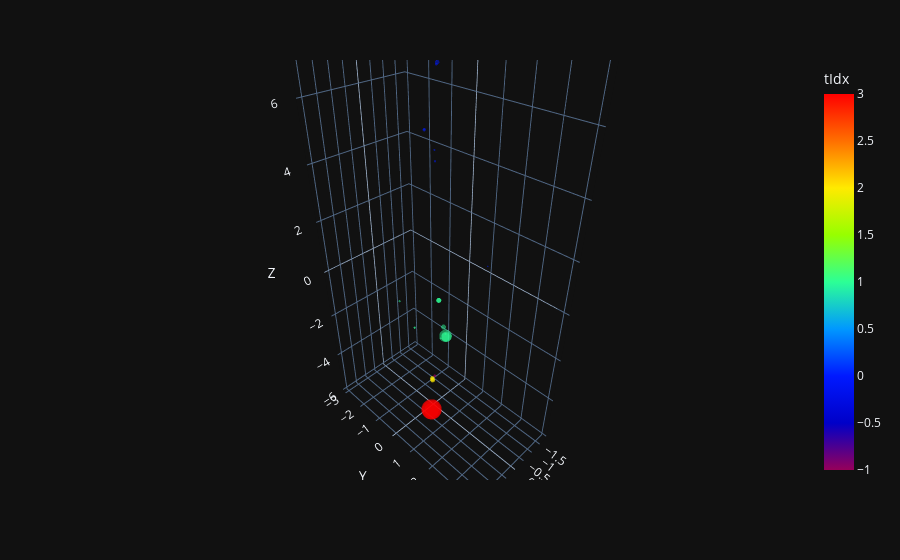

Notebook source saved alongside this figure:
### Code cell
plot_result(result_parton_level, "/work/gkrzmanc/jetclustering/results/train/Eval_no_pid_eval_1_2025_03_05_14_41_16")

### Figure 1 — Plotly figure (JSON) as saved in the notebook; plotly's stock layout.template omitted (floating-point values rounded to 4 significant figures)
{"data": [{"hovertemplate": "X=%{x}<br>Y=%{y}<br>Z=%{z}<br>pt=%{marker.size}<br>tIdx=%{marker.color}<extra></extra>", "legendgroup": "", "marker": {"color": [0.0, 0.0, -1.0, 0.0, 0.0, 0.0, -1.0, 0.0, 0.0, 1.0, 1.0, 0.0, 0.0, 1.0, 0.0, 1.0, 1.0, 1.0, 1.0, 1.0, 1.0, 1.0, 2.0, 1.0, 2.0, 2.0, 1.0, 2.0, 3.0, 3.0, 3.0, 3.0], "coloraxis": "coloraxis", "opacity": 0.5, "size": [5.429, 0.6082, 1.973, 1.316, 2.734, 0.6446, 1.969, 0.6289, 0.5109, 1.171, 1.159, 1.191, 2.055, 1.334, 2.036, 43.18, 7.18, 6.838, 0.7991, 6.54, 5.936, 19.34, 6.376, 28.59, 5.872, 5.258, 0.9352, 4.381, 58.22, 113.5, 108.6, 93.2], "sizemode": "area", "sizeref": 0.2838, "symbol": "circle", "line": {"width": 0}}, "mode": "markers", "name": "", "scene": "scene", "showlegend": false, "x": [0.4765, 2.06, 0.7961, 0.4924, 1.504, 0.51, 0.7964, 0.496, 0.496, -1.197, -1.201, 0.4548, 0.4885, -0.9394, 1.464, -1.388, -1.774, -1.774, -1.558, -1.515, -1.775, -1.381, -0.07535, -1.402, -0.08169, -0.09156, -1.573, -0.1134, 0.5201, 0.4879, 0.4892, 0.4967], "y": [0.7627, 3.982, 0.9171, 0.6866, 1.359, 0.8155, 0.9175, 0.7961, 0.7655, -2.334, -2.341, 0.6275, 0.7497, -2.924, 1.326, -0.6973, -1.463, -1.463, -1.144, -0.9294, -1.463, -0.6879, -0.1053, -0.6617, -0.1155, -0.1316, -0.8759, -0.1666, 0.4212, 0.3869, 0.3878, 0.3935], "z": [7.322, 3.702, -3.151, 4.771, 6.066, 7.479, -3.15, 7.526, 7.372, -4.202, -4.192, 5.064, 7.274, -2.937, 6.063, -3.712, -2.535, -2.535, -4.269, -3.468, -2.533, -3.757, -4.834, -3.751, -4.818, -4.801, -3.853, -4.787, -5.682, -5.67, -5.674, -5.693], "type": "scatter3d"}], "layout": {"scene": {"domain": {"x": [0.0, 1.0], "y": [0.0, 1.0]}, "xaxis": {"title": {"text": "X"}}, "yaxis": {"title": {"text": "Y"}}, "zaxis": {"title": {"text": "Z"}}}, "coloraxis": {"colorbar": {"title": {"text": "tIdx"}}, "colorscale": [[0.0, "rgb(150,0,90)"], [0.125, "rgb(0,0,200)"], [0.25, "rgb(0,25,255)"], [0.375, "rgb(0,152,255)"], [0.5, "rgb(44,255,150)"], [0.625, "rgb(151,255,0)"], [0.75, "rgb(255,234,0)"], [0.875, "rgb(255,111,0)"], [1.0, "rgb(255,0,0)"]]}, "legend": {"tracegroupgap": 0, "itemsizing": "constant"}, "margin": {"t": 60}}}
